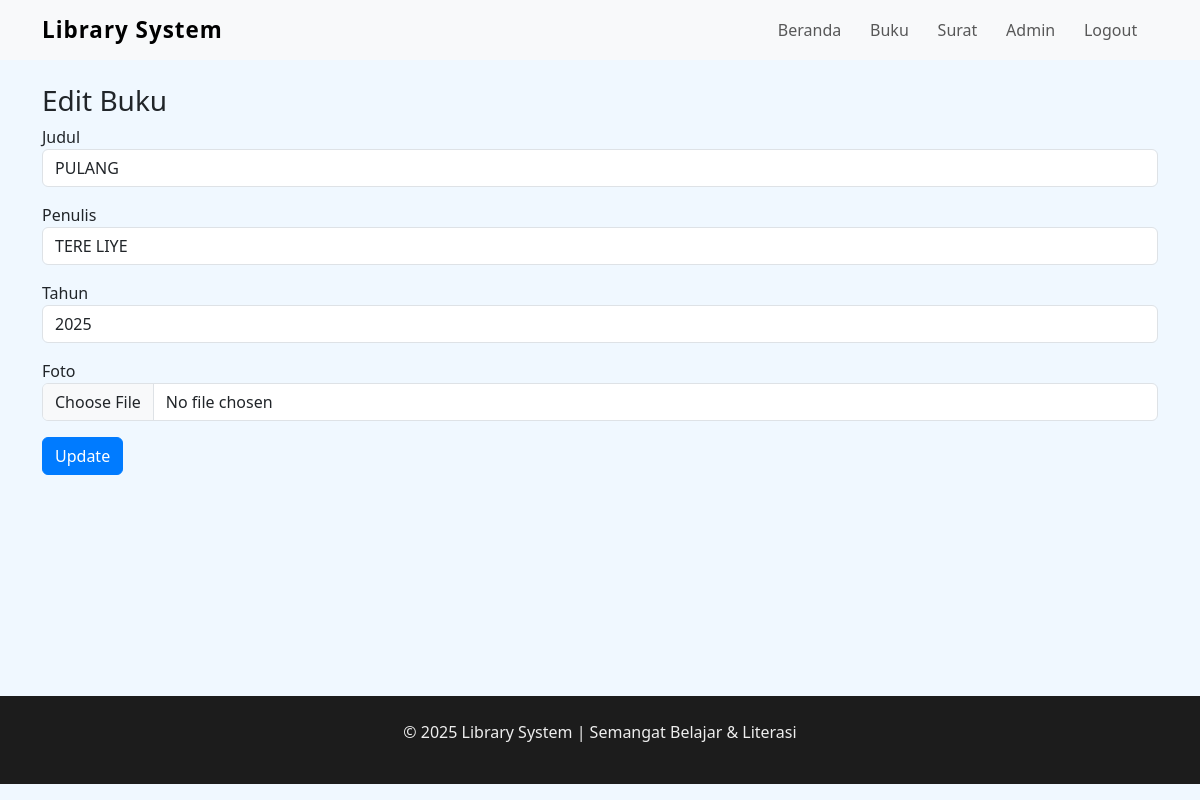
Screenshot of /admin/books/edit/1 (signed in) with the database file from the repository.
### models.py (models this page shows)
class Buku(db.Model):
    id = db.Column(db.Integer, primary_key=True)
    judul = db.Column(db.String(100), nullable=False)
    penulis = db.Column(db.String(100))
    tahun = db.Column(db.String(4))
    deskripsi = db.Column(db.Text, nullable=True)
    foto = db.Column(db.String(100))
    created_at = db.Column(db.DateTime, default=datetime.utcnow)

### app.py (the view, shortened to what this page needs)
@app.route('/admin/books/edit/<int:buku_id>', methods=['GET','POST'])
@admin_required
def admin_edit_book(buku_id):
    buku = Buku.query.get_or_404(buku_id)
    return render_template('admin_edit_book.html', buku=buku)

### app.py (called while the page is built)
def admin_required(f):
    from functools import wraps
    @wraps(f)
    def decorated(*args, **kwargs):
        if 'admin' not in session:
            return redirect(url_for('admin_login'))
        return f(*args, **kwargs)
    return decorated

### templates/admin_edit_book.html (shortened to what this page needs)
{% extends 'base.html' %}
{% block content %}
<h3>Edit Buku</h3>
<form method="post" enctype="multipart/form-data">
  <div class="mb-3">
    <label>Judul</label>
    <input type="text" name="judul" class="form-control" value="{{ buku.judul }}" required>
  </div>
  <div class="mb-3">
    <label>Penulis</label>
    <input type="text" name="penulis" class="form-control" value="{{ buku.penulis }}">
  </div>
  <div class="mb-3">
    <label>Tahun</label>
    <input type="text" name="tahun" class="form-control" value="{{ buku.tahun }}">
  </div>
  <div class="mb-3">
    <label>Foto</label>
    <input type="file" name="foto" class="form-control">
  </div>
  <button type="submit" class="btn btn-primary">Update</button>
</form>
{% endblock %}

### static/css/style.css (style rules this page uses)
body { font-family: 'Segoe UI', sans-serif; background-color: #f0f8ff; min-height: 100vh; position: relative; overflow-x: hidden; }
.btn-primary { background-color: #007bff; border-color: #007bff; }
body { display: flex; flex-direction: column; min-height: 100vh; margin: 0; }
body, .card, footer { transition: background-color 0.4s, color 0.4s; }

### rows the page displays
Buku: judul "PULANG", penulis "TERE LIYE", tahun "2025"
